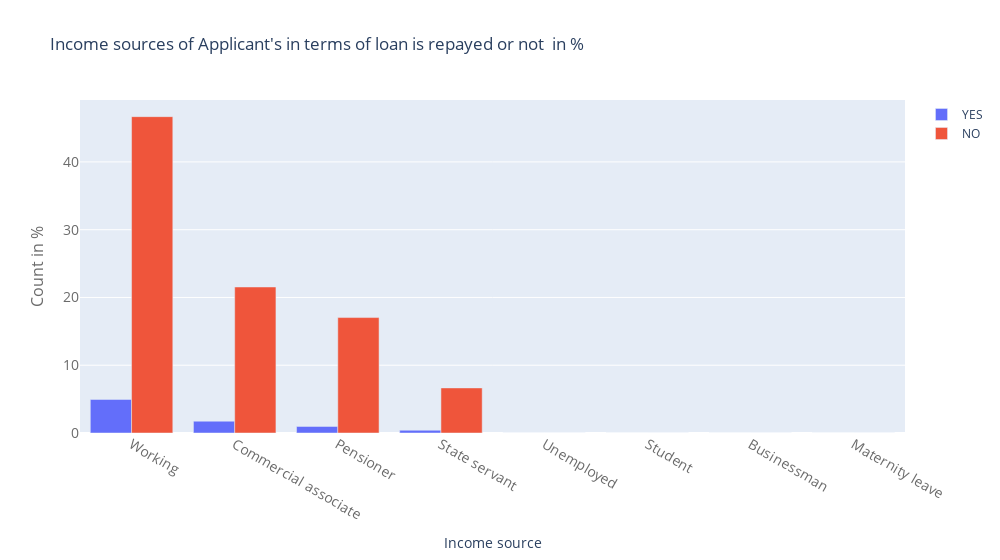

Notebook code cell kept with this figure:
### Markdown cell above
##  Income sources of Applicant's in terms of loan is repayed or not in %

### Code cell
#code

### Figure 1 — Plotly figure (JSON) as saved in the notebook; plotly's stock layout.template omitted (floating-point values rounded to 4 significant figures)
{"data": [{"name": "YES", "type": "bar", "x": ["Working", "Commercial associate", "Pensioner", "State servant", "Unemployed", "Student", "Businessman", "Maternity leave"], "y": [4.951, 1.743, 0.9697, 0.4062, 0.002602, 0, 0, 0.0006504]}, {"name": "NO", "type": "bar", "x": ["Working", "Commercial associate", "Pensioner", "State servant", "Unemployed", "Student", "Businessman", "Maternity leave"], "y": [46.68, 21.55, 17.03, 6.651, 0.004553, 0.005853, 0.003252, 0.0009756]}], "layout": {"title": {"text": "Income sources of Applicant's in terms of loan is repayed or not  in %"}, "width": 1000, "xaxis": {"tickfont": {"color": "rgb(107, 107, 107)", "size": 14}, "title": {"text": "Income source"}}, "yaxis": {"tickfont": {"color": "rgb(107, 107, 107)", "size": 14}, "title": {"font": {"color": "rgb(107, 107, 107)", "size": 16}, "text": "Count in %"}}}}
